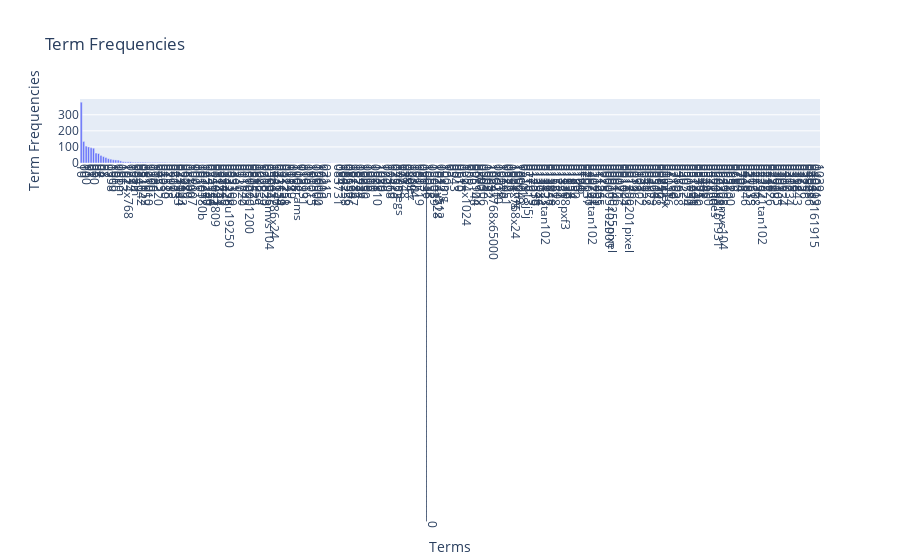

The notebook cell this image was saved under:
### Markdown cell above
### **Exercise 15 (take home):** 
Additionally, you can attempt to sort the terms on the `x-axis` by frequency instead of in alphabetical order. This way the visualization is more meaninfgul and you will be able to observe the so called [long tail](https://en.wikipedia.org/wiki/Long_tail) (get familiar with this term since it will appear a lot in data mining and other statistics courses). see picture below

![alt txt](https://upload.wikimedia.org/wikipedia/commons/thumb/8/8a/Long_tail.svg/1000px-Long_tail.svg.png)

### Code cell
# Answer here
term_frequencies = np.asarray(X_counts.sum(axis=0))[0]

df = pd.DataFrame({
    'Terms': count_vect.get_feature_names_out()[:300],
    'Frequencies': term_frequencies[:300]
})

df_sorted = df.sort_values(by='Frequencies', ascending=False)

fig = px.bar(df_sorted, x='Terms', y='Frequencies', labels={'Frequencies': 'Term Frequencies'}, title='Term Frequencies')
fig.update_xaxes(tickangle=90, tickmode='array', tickvals=list(range(300)), ticktext=df_sorted['Terms'])
fig.show()

### Figure 1 — Plotly figure (JSON) as saved in the notebook; plotly's stock layout.template omitted (floating-point values rounded to 4 significant figures; data arrays with more than 128 entries replaced by an {"elided": "..."} marker saying what was removed)
{"data": [{"alignmentgroup": "True", "hovertemplate": "Terms=%{x}<br>Term Frequencies=%{y}<extra></extra>", "legendgroup": "", "marker": {"color": "#636efa", "pattern": {"shape": ""}}, "name": "", "offsetgroup": "", "orientation": "v", "showlegend": false, "textposition": "auto", "type": "bar", "x": {"elided": "300 str values"}, "xaxis": "x", "y": {"elided": "300 int values"}, "yaxis": "y"}], "layout": {"barmode": "relative", "legend": {"tracegroupgap": 0}, "title": {"text": "Term Frequencies"}, "xaxis": {"anchor": "y", "domain": [0, 1], "tickangle": 90, "tickmode": "array", "ticktext": {"elided": "300 str values"}, "tickvals": {"elided": "300 int values"}, "title": {"text": "Terms"}}, "yaxis": {"anchor": "x", "domain": [0, 1], "title": {"text": "Term Frequencies"}}}}
